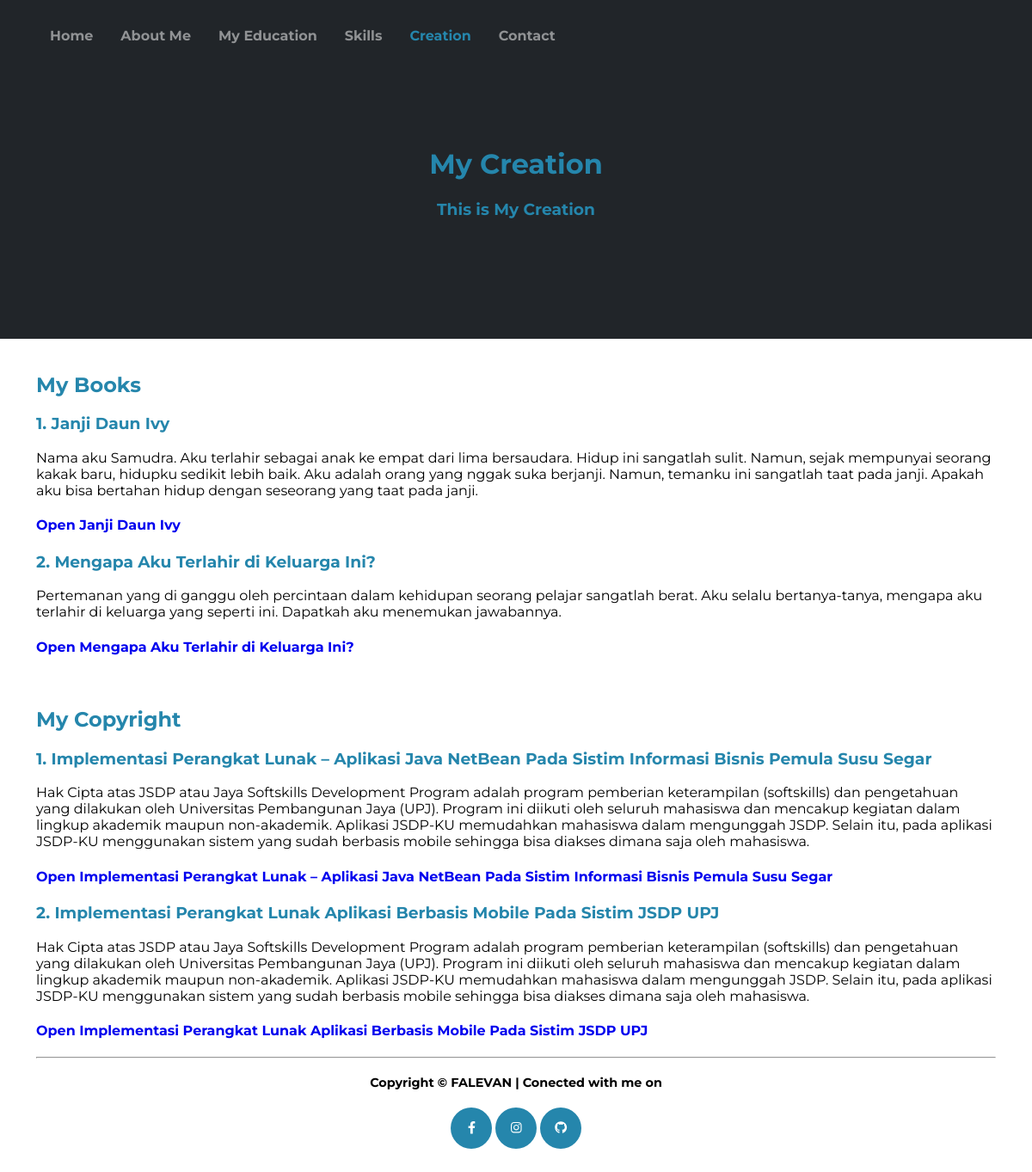
Screenshot of /creation.php with the database file from the repository.
### tables this page shows
CREATE TABLE `creation` (
  `id` int(10) NOT NULL,
  `webtitle` varchar(20) NOT NULL,
  `title` varchar(30) NOT NULL,
  `subtitle` varchar(50) NOT NULL,
  `judul1` varchar(255) NOT NULL,
  `dec1` varchar(1000) NOT NULL,
  `link1` varchar(255) NOT NULL,
  `judul2` varchar(255) NOT NULL,
  `dec2` varchar(1000) NOT NULL,
  `link2` varchar(255) NOT NULL,
  `cp1` varchar(255) NOT NULL,
  `deccp1` varchar(1000) NOT NULL,
  `linkcp1` varchar(255) NOT NULL,
  `cp2` varchar(255) NOT NULL,
  `deccp2` varchar(1000) NOT NULL,
  `linkcp2` varchar(255) NOT NULL
);

CREATE TABLE `setting` (
  `id` int(10) NOT NULL,
  `linkfb` varchar(50) NOT NULL,
  `linkig` varchar(50) NOT NULL,
  `linkgh` varchar(50) NOT NULL
);

### creation.php (the view, shortened to what this page needs)
<!DOCTYPE html>
<html lang="en">
    <head>
        <?php
            include_once "koneksi.php";
            $strSql = "SELECT * FROM creation";
            $result = mysqli_query($conn, $strSql);
            if (mysqli_num_rows($result) > 0) {
                while($row = mysqli_fetch_assoc($result)) {
        ?>
        <link href="css/styles.css" rel="stylesheet" />
    </head>
    <body>
        <nav class="navbar navbar-expand-lg navbar-dark fixed-top" id="mainNav">
            <div class="container">
                <div class="collapse navbar-collapse" id="navbarResponsive">
                    <ul class="navbar-nav">
                        <li class="nav-item"><a class="nav-link js-scroll-trigger" href="index.php"><b>Home</b></a></li>
                        <li class="nav-item"><a class="nav-link js-scroll-trigger" href="aboutme.php"><b>About Me</b></a></li>
                        <li class="nav-item"><a class="nav-link js-scroll-trigger" href="myeducation.php "><b>My Education</b></a></li>
                        <li class="nav-item"><a class="nav-link js-scroll-trigger" href="skills.php"><b>Skills</b></a></li>
                        <li class="nav-item active"><a class="nav-link js-scroll-trigger" href="creation.php"><b>Creation</b></a></li>
                        <li class="nav-item"><a class="nav-link js-scroll-trigger" href="contact.php"><b>Contact</b></a></li>
                    </ul>
                </div>
            </div>
        </nav>
        <div class="jumbotron jumbotron-fluid">
            <div class="container">
                <h1 class="jumbotron-title"><?php echo $row["title"] ?></h1>
                <h3 class="jumbotron-title"><?php echo $row["subtitle"] ?></h3>
            </div>
        </div>
        <section class="page-section" id="creation"><br>
            <div class="container">
                <div class="row">
                    <h2 class="labelbio">My Books</h2>
                    <h3 class="labelbio">1. <?php echo $row["judul1"] ?></h3>
                    <p><?php echo $row["dec1"] ?></p>
                    <h4><a target="_blank" href=<?php echo $row["link1"] ?>>Open <?php echo $row["judul1"] ?></a></h4>
                    <h3 class="labelbio">2. <?php echo $row["judul2"] ?></h3>
                    <p><?php echo $row["dec2"] ?></p>
                    <h4><a target="_blank" href=<?php echo $row["link2"] ?>>Open <?php echo $row["judul2"] ?></a></h4><br>
                    <h2 class="labelbio">My Copyright</h2>
                    <h3 class="labelbio">1. <?php echo $row["cp1"] ?></h3>
                    <p><?php echo $row["deccp2"] ?></p>
                    <h4><a target="_blank" href=<?php echo $row["linkcp1"] ?>>Open <?php echo $row["cp1"] ?></a></h4>
                    <h3 class="labelbio">2. <?php echo $row["cp2"] ?></h3>
                    <p><?php echo $row["deccp2"] ?></p>
                    <h4><a target="_blank" href=<?php echo $row["linkcp2"] ?>>Open <?php echo $row["cp2"] ?></a></h4>
                </div>
            </div>
        </section>
        <?php
            include_once "footer.php";
                }
            } else {
              echo "Bad results";
            }
        ?>
    </body>
</html>

### footer.php
<footer class="footer py-4"  style="margin-bottom:30px;">
    <?php
        include_once "koneksi.php";
        $strSql = "SELECT * FROM setting";
        $result = mysqli_query($conn, $strSql);
        if (mysqli_num_rows($result) > 0) {
            while($row = mysqli_fetch_assoc($result)) {
    ?>
    <div class="container"><hr>
        <div class="row">
            <h4>Copyright © FALEVAN | Conected with me on</h4>
            <a class="btn btn-dark btn-social" href=<?php echo $row["linkfb"] ?> target="_blank"><i class="fab fa-facebook-f"></i></a>
            <a class="btn btn-dark btn-social" href=<?php echo $row["linkig"] ?> target="_blank"><i class="fab fa-instagram"></i></a>
            <a class="btn btn-dark btn-social" href=<?php echo $row["linkgh"] ?> target="_blank"><i class="fab fa-github"></i></i></a>
        </div>
    </div>
    <?php
            }
        } else {
            echo "No Footer Here";
        }
    ?>
</footer>

### css/styles.css (style rules this page uses)
* { box-sizing: border-box; }
body { margin: 0; background-color: #fff; font-family: "Montserrat"; }
a { text-decoration: none; background-color: transparent; }
.container { width: 100%; padding-right: 0.75rem; padding-left: 0.75rem; margin-right: auto; margin-left: auto; }
@media (min-width: 1200px) { .container { max-width: 1140px; } }
.nav-link { display: block; padding: 0.5rem 1rem; }
.navbar { position: relative; display: flex; flex-wrap: wrap; align-items: center; justify-content: space-between; padding: 1px 1px; }
.navbar-nav { display: flex; flex-direction: column; padding-left: 0; margin-bottom: 0; list-style: none; margin-top: 0; }
@media (min-width: 992px) { .navbar-expand-lg { flex-flow: row nowrap; justify-content: flex-start; } }
@media (min-width: 992px) { .navbar-expand-lg .navbar-nav { flex-direction: row; } }
.navbar-dark .navbar-nav .nav-link { color: rgba(255, 255, 255, 0.5); }
.navbar-dark .navbar-nav .active > .nav-link, .navbar-dark .navbar-nav .nav-link.show { color: #2586ac; }
.fixed-top { position: fixed; top: 0; right: 0; left: 0; z-index: 1030; }
#mainNav { padding-top: 1rem; padding-bottom: 1rem; background-color: #353e42; }
@media (min-width: 992px) { #mainNav { padding-top: 1.5rem; padding-bottom: 1.5rem; border: none; background-color: transparent; transition: padding-top 0.3s ease-in-out, padding-bottom 0.3s ease-in-out; } }
.btn-dark { color: #fff; background-color: #2586ac; border-color: #2586ac; }
.btn-social { height: 3rem; width: 3rem; display: inline-flex; align-items: center; justify-content: center; border-radius: 100%; }
.footer { text-align: center; font-size: 0.9rem; font-family: "Montserrat"; }
.jumbotron-fluid { background-color: #212529; padding-top: 150px; padding-bottom: 120px; }
.jumbotron-title { text-align: center; color: #2586ac; }
.labelbio { color: #2586ac; }

### rows the page displays
creation: title "My Creation", subtitle "This is My Creation", judul1 "Janji Daun Ivy", dec1 "Nama aku Samudra. Aku terlahir sebagai anak ke empat dari lima bersaudara. Hidup ini sangatlah sulit. Namun, sejak mempunyai seorang kakak baru, hidupku sedikit lebih baik. Aku adalah orang yang nggak suka berjanji. Namun, temanku ini sangatlah taat pada janji. Apakah aku bisa bertahan hidup dengan seseorang yang taat pada janji.", judul2 "Mengapa Aku Terlahir di Keluarga Ini?", dec2 "Pertemanan yang di ganggu oleh percintaan dalam kehidupan seorang pelajar sangatlah berat. Aku selalu bertanya-tanya, mengapa aku terlahir di keluarga yang seperti ini. Dapatkah aku menemukan jawabannya.", cp1 "Implementasi Perangkat Lunak – Aplikasi Java NetBean Pada Sistim Informasi Bisnis Pemula Susu Segar", deccp2 "Hak Cipta atas JSDP atau Jaya Softskills Development Program adalah program pemberian keterampilan (softskills) dan pengetahuan yang dilakukan oleh Universitas Pembangunan Jaya (UPJ). Program ini diikuti oleh seluruh mahasiswa dan mencakup kegiatan dalam lingkup akademik maupun non-akademik. Aplikasi JSDP-KU memudahkan mahasiswa dalam mengunggah JSDP. Selain itu, pada aplikasi JSDP-KU menggunakan sistem yang sudah berbasis mobile sehingga bisa diakses dimana saja oleh mahasiswa.", cp2 "Implementasi Perangkat Lunak Aplikasi Berbasis Mobile Pada Sistim JSDP UPJ"
